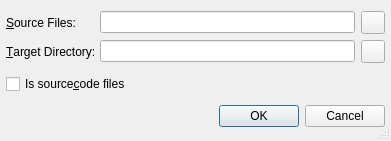
<?xml version="1.0" encoding="UTF-8"?>
<ui version="4.0">
 <class>AddFileDialog</class>
 <widget class="QDialog" name="AddFileDialog">
  <property name="geometry">
   <rect>
    <x>0</x>
    <y>0</y>
    <width>391</width>
    <height>141</height>
   </rect>
  </property>
  <property name="windowTitle">
   <string>Add Files</string>
  </property>
  <property name="whatsThis">
   <string>&lt;b&gt;Add Files Dialog&lt;/b&gt;
&lt;p&gt;This dialog is used to add files to the current project.&lt;/p&gt;</string>
  </property>
  <property name="sizeGripEnabled">
   <bool>true</bool>
  </property>
  <layout class="QVBoxLayout">
   <item>
    <layout class="QGridLayout">
     <item row="1" column="0">
      <widget class="QLabel" name="targetDirLabel">
       <property name="text">
        <string>&amp;Target Directory:</string>
       </property>
       <property name="buddy">
        <cstring>targetDirEdit</cstring>
       </property>
      </widget>
     </item>
     <item row="1" column="1">
      <widget class="QLineEdit" name="targetDirEdit">
       <property name="toolTip">
        <string>Enter the target directory for the file</string>
       </property>
       <property name="whatsThis">
        <string>&lt;b&gt;Target Directory&lt;/b&gt;
&lt;p&gt;Enter the target directory. You may select it
 with a dialog by pressing the button to the right.&lt;/p&gt;</string>
       </property>
      </widget>
     </item>
     <item row="0" column="0">
      <widget class="QLabel" name="sourceFileLabel">
       <property name="text">
        <string>&amp;Source Files:</string>
       </property>
       <property name="buddy">
        <cstring>sourceFileEdit</cstring>
       </property>
      </widget>
     </item>
     <item row="0" column="1">
      <widget class="QLineEdit" name="sourceFileEdit">
       <property name="toolTip">
        <string>Enter the name of files to add separated by the path separator</string>
       </property>
       <property name="whatsThis">
        <string>&lt;b&gt;Source Files&lt;/b&gt;
&lt;p&gt;Enter the name of files to add to the current project separated
by the path separator. You may select them with a dialog by pressing 
the button to the right.&lt;/p&gt;</string>
       </property>
      </widget>
     </item>
     <item row="0" column="2">
      <widget class="QToolButton" name="sourceFileButton">
       <property name="whatsThis">
        <string>&lt;b&gt;Source Files&lt;/b&gt;
&lt;p&gt;Select the source files via a files selection dialog.&lt;/p&gt;</string>
       </property>
      </widget>
     </item>
     <item row="1" column="2">
      <widget class="QToolButton" name="targetDirButton">
       <property name="whatsThis">
        <string>&lt;b&gt;Target Directory&lt;/b&gt;
&lt;p&gt;Select the target directory via a directory selection dialog.&lt;/p&gt;</string>
       </property>
      </widget>
     </item>
    </layout>
   </item>
   <item>
    <widget class="QCheckBox" name="sourcecodeCheckBox">
     <property name="toolTip">
      <string>Select, if the files should be added as sourcecode (overriding automatic detection)</string>
     </property>
     <property name="text">
      <string>Is source&amp;code files</string>
     </property>
     <property name="shortcut">
      <string>Alt+C</string>
     </property>
    </widget>
   </item>
   <item>
    <widget class="QDialogButtonBox" name="buttonBox">
     <property name="orientation">
      <enum>Qt::Horizontal</enum>
     </property>
     <property name="standardButtons">
      <set>QDialogButtonBox::Cancel|QDialogButtonBox::Ok</set>
     </property>
    </widget>
   </item>
  </layout>
 </widget>
 <layoutdefault spacing="6" margin="6"/>
 <pixmapfunction>qPixmapFromMimeSource</pixmapfunction>
 <tabstops>
  <tabstop>sourceFileEdit</tabstop>
  <tabstop>sourceFileButton</tabstop>
  <tabstop>targetDirEdit</tabstop>
  <tabstop>targetDirButton</tabstop>
  <tabstop>sourcecodeCheckBox</tabstop>
 </tabstops>
 <resources/>
 <connections>
  <connection>
   <sender>buttonBox</sender>
   <signal>accepted()</signal>
   <receiver>AddFileDialog</receiver>
   <slot>accept()</slot>
   <hints>
    <hint type="sourcelabel">
     <x>43</x>
     <y>112</y>
    </hint>
    <hint type="destinationlabel">
     <x>43</x>
     <y>128</y>
    </hint>
   </hints>
  </connection>
  <connection>
   <sender>buttonBox</sender>
   <signal>rejected()</signal>
   <receiver>AddFileDialog</receiver>
   <slot>reject()</slot>
   <hints>
    <hint type="sourcelabel">
     <x>124</x>
     <y>120</y>
    </hint>
    <hint type="destinationlabel">
     <x>124</x>
     <y>128</y>
    </hint>
   </hints>
  </connection>
 </connections>
</ui>
